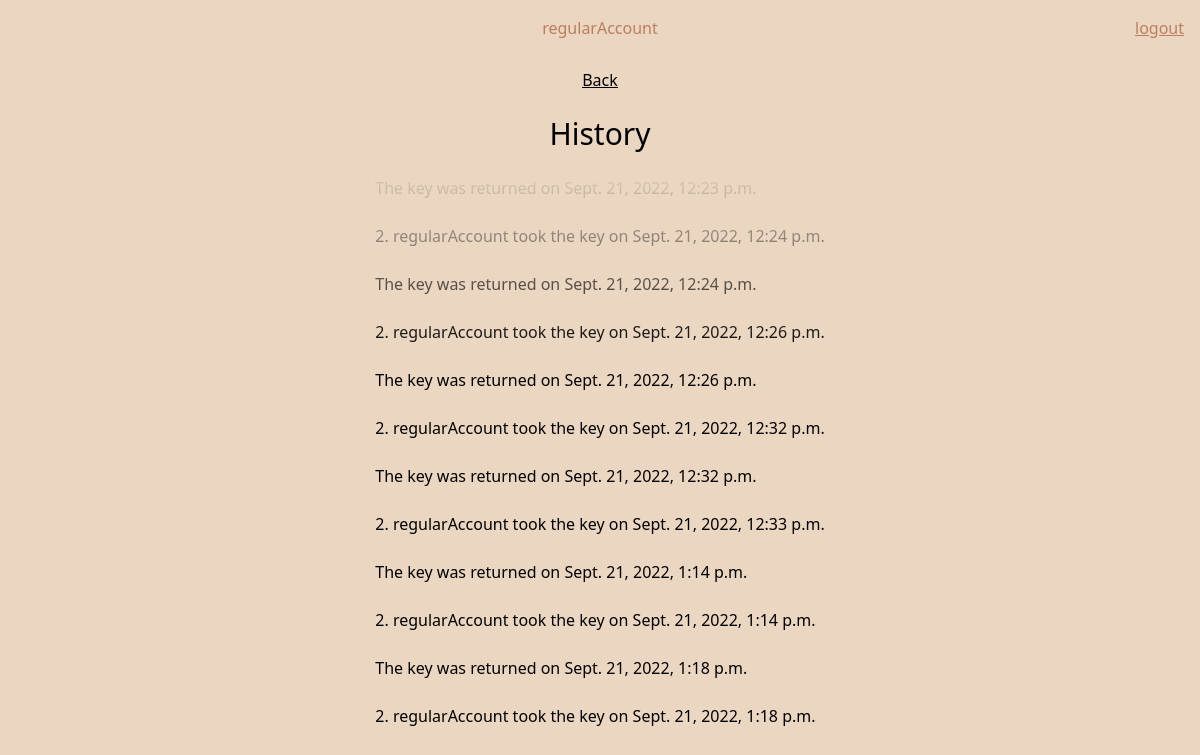
Page /history/ (signed in) on the earlier database version.
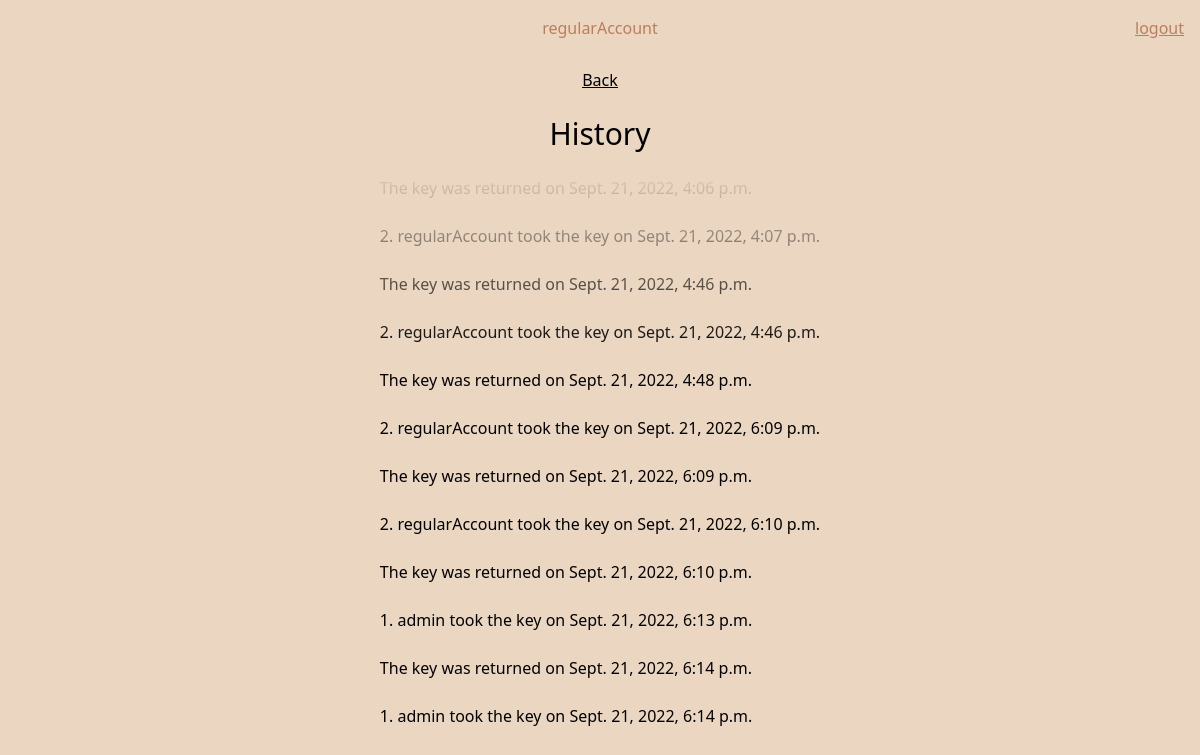
Same page on the later database version.
### keyTracker/models.py (models this page shows, shortened)
class Key(models.Model):
    keyHolder = models.ForeignKey(
        User, on_delete=models.CASCADE, blank=True, null=True)
    isReturned = models.BooleanField(default=True)
    time = models.DateTimeField(auto_now_add=True)

### keyTracker/views.py (the view)
# urls.py: path("history/", views.history, name="history"),
def history(request):
    if request.user.is_authenticated and is_member(user=request.user, group='DI'):
        keys = Key.objects.all().order_by('-time')[:12]
        return render(request=request,
                      template_name='keyTracker/history.html',
                      context={"keys": keys})
    else:
        return redirect('keyTracker:login')

### keyTracker/views.py (called while the page is built)
def is_member(user, group):
    return user.groups.filter(name=group).exists()

### keyTracker/templates/keyTracker/history.html
{% extends 'keyTracker/components/main.html' %}
{% block body %}
<div class="flex flex-col h-screen place-items-center">
<div class="underline my-3 flex flex-row">
    <a href="/">Back</a>
</div>
<div class="text-3xl my-3">
    <h1>History</h1>
</div>
<div class="relative">
    <div class="h-48 bg-gradient-to-b from-backgroundcolor to-transparent w-full absolute z-10"></div>
    <div class="flex flex-col">
        {% for key in keys reversed  %}
        <div class="rounded my-1 p-2 bg-backgroundgreen">
            {% if not key.isReturned %}
                {{ key.keyHolder_id }}. {{ key.keyHolder }} took the key on {{ key.time }}
            </div>
            {% else %}
                The key was returned on {{ key.time }}
            </div>
            {% endif %}
            {% endfor %}
    </div>
</div>
{% endblock body %}

Differences in the rows shown:
no longer on this page (row unchanged): Key: time "Sept. 21, 2022, 12:23 p.m."
no longer on this page (row unchanged): Key: keyHolder_id "2", keyHolder "regularAccount", time "Sept. 21, 2022, 12:24 p.m."
no longer on this page (row unchanged): Key: time "Sept. 21, 2022, 12:24 p.m."
no longer on this page (row unchanged): Key: keyHolder_id "2", keyHolder "regularAccount", time "Sept. 21, 2022, 12:26 p.m."
no longer on this page (row unchanged): Key: time "Sept. 21, 2022, 12:26 p.m."
no longer on this page (row unchanged): Key: keyHolder_id "2", keyHolder "regularAccount", time "Sept. 21, 2022, 12:32 p.m."
no longer on this page (row unchanged): Key: time "Sept. 21, 2022, 12:32 p.m."
no longer on this page (row unchanged): Key: keyHolder_id "2", keyHolder "regularAccount", time "Sept. 21, 2022, 12:33 p.m."
no longer on this page (row unchanged): Key: time "Sept. 21, 2022, 1:14 p.m."
no longer on this page (row unchanged): Key: keyHolder_id "2", keyHolder "regularAccount", time "Sept. 21, 2022, 1:14 p.m."
no longer on this page (row unchanged): Key: time "Sept. 21, 2022, 1:18 p.m."
no longer on this page (row unchanged): Key: keyHolder_id "2", keyHolder "regularAccount", time "Sept. 21, 2022, 1:18 p.m."
added Key: time "Sept. 21, 2022, 4:06 p.m."
added Key: keyHolder_id "2", keyHolder "regularAccount", time "Sept. 21, 2022, 4:07 p.m."
added Key: time "Sept. 21, 2022, 4:46 p.m."
added Key: keyHolder_id "2", keyHolder "regularAccount", time "Sept. 21, 2022, 4:46 p.m."
added Key: time "Sept. 21, 2022, 4:48 p.m."
added Key: keyHolder_id "2", keyHolder "regularAccount", time "Sept. 21, 2022, 6:09 p.m."
added Key: time "Sept. 21, 2022, 6:09 p.m."
added Key: keyHolder_id "2", keyHolder "regularAccount", time "Sept. 21, 2022, 6:10 p.m."
added Key: time "Sept. 21, 2022, 6:10 p.m."
added Key: keyHolder_id "1", keyHolder "admin", time "Sept. 21, 2022, 6:13 p.m."
added Key: time "Sept. 21, 2022, 6:14 p.m."
added Key: keyHolder_id "1", keyHolder "admin", time "Sept. 21, 2022, 6:14 p.m."
